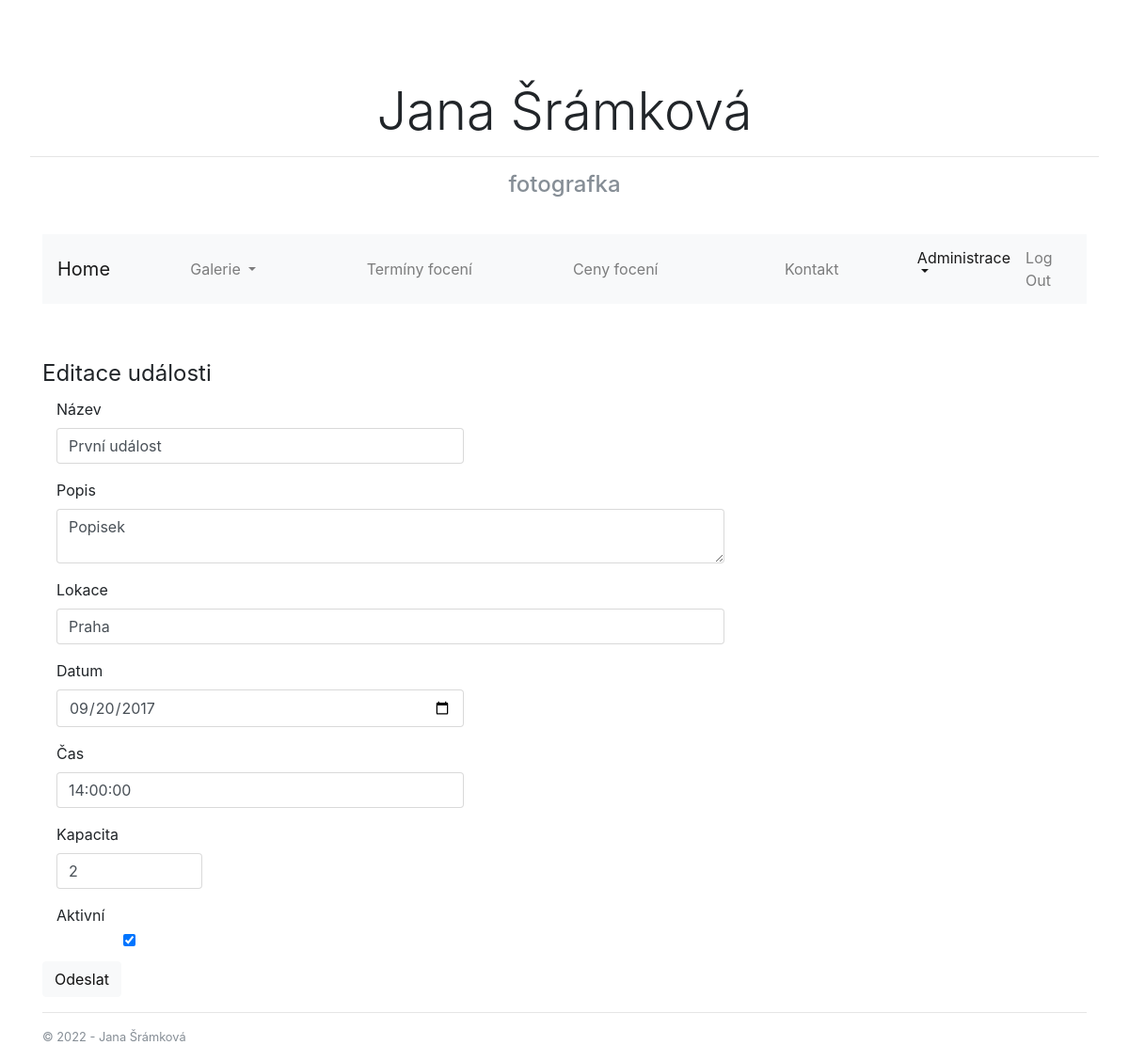
Before: /admin/events/1/edit (signed in) with the older database file.
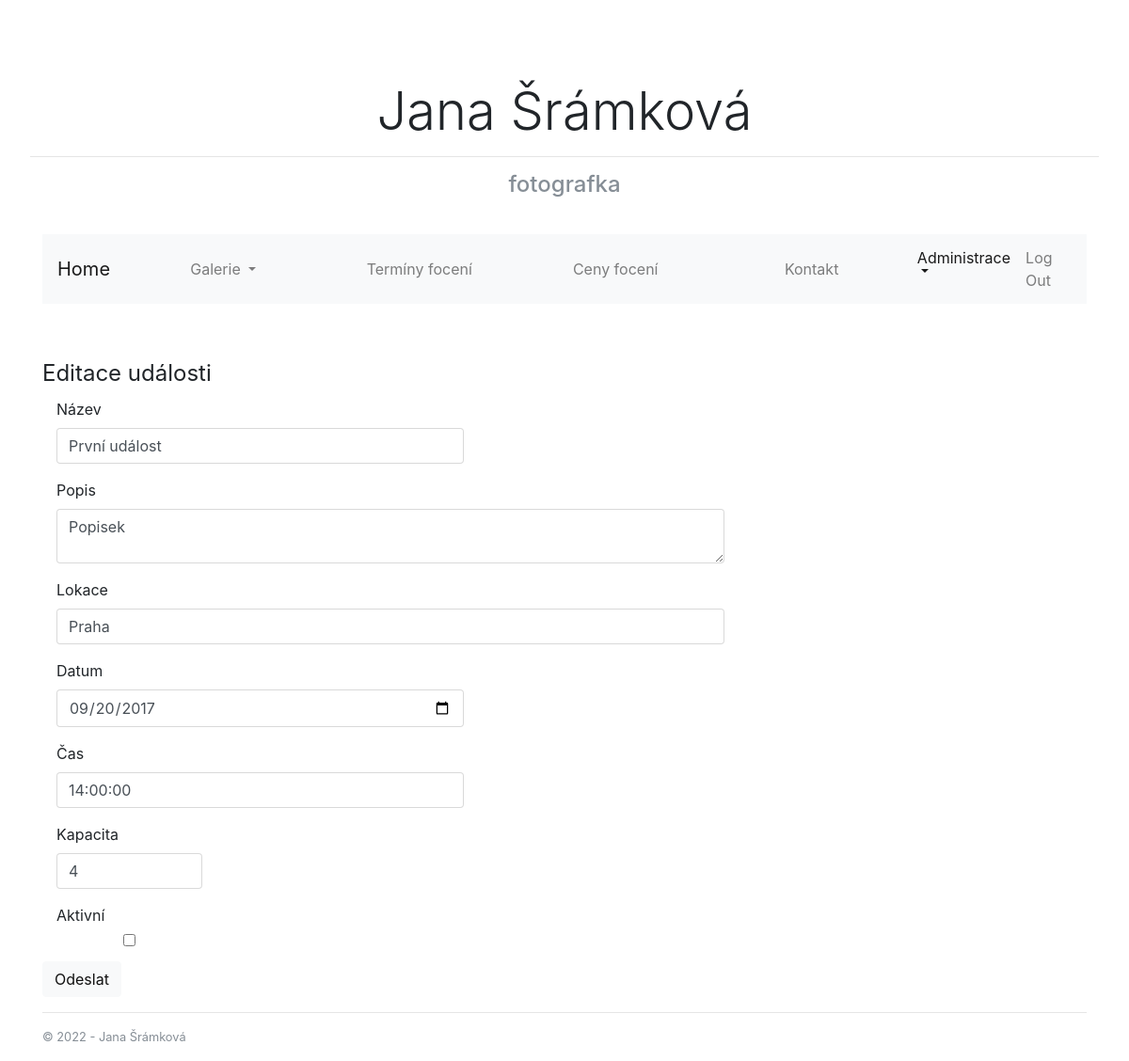
After: the same page with the newer database file.
### AtelierApp/models.py (models this page shows, shortened)
class Event(db.Model):
    __tablename__ = 'events'
    id = db.Column(db.Integer, primary_key=True)
    name = db.Column(db.String(64), index=True, nullable=False)
    description = db.Column(db.Text)
    location = db.Column(db.String(256))
    date = db.Column(db.Date, nullable=False)
    time = db.Column(db.Time)
    capacity = db.Column(db.Integer)
    active = db.Column(db.Boolean, default=True)
    customers = db.relationship('Customer', backref='customer', lazy='dynamic')

### AtelierApp/views.py (the view, shortened to what this page needs)
@app.route('/admin/events/<int:id>/edit', methods=['GET', 'POST'])
@login_required
@required_roles('Admin')
def edit_event(id):
    event = Event.query.filter_by(id=id).first()
    f = EventForm(obj=event)
    return render_template('edit-event.html', form = f, title=u'Editace události', year=datetime.now().year)

### AtelierApp/forms.py
class EventForm(FlaskForm):
    name = StringField(u'Název', validators=[DataRequired(u'Název události musí být vyplněn.'), Length(min=3, max=64, message=u'Název události musí mít 3-64 znaků.')])
    description = TextAreaField(u'Popis')
    location = StringField(u'Lokace', validators=[DataRequired(u'Místo akce je povinné.'), Length(max=256, message=u'Popis lokace může být maximálně 256 znaků dlouhý')])
    date = DateField(u'Datum', format='%Y-%m-%d', validators=[DataRequired(u'Vyberte datum.')])
    time = TimeField(u'Čas', validators=[DataRequired()])
    capacity = IntegerField(u'Kapacita', validators=[DataRequired(u'Vyplňte kapacitu.'), NumberRange(min=1, max=50, message=u'Kapacita 1-50 lidí')])
    active = BooleanField(u'Aktivní', default = True)

### AtelierApp/models.py (called while the page is built)
    @property
    def is_admin(self):
        adminRole = Role.query.filter_by(name='Admin').first()
        return self.role==adminRole

### AtelierApp/views.py (called while the page is built)
@lm.user_loader
def load_user(id):
    return User.query.get(int(id))

@app.before_request
def before_request():
    g.user = current_user

### AtelierApp/templates/edit-event.html (shortened to what this page needs)
﻿{% extends "layout.html" %}
{% block content %}
<div class="well">
    <form class="form-horizontal" action="" method="post" name="add-event">
        <fieldset>
            <legend>Editace události</legend>
            <div class="form-group">
                {{form.name.label(class="col-sm-2 control-label")}}
                <div class="col-sm-5">{{ form.name(class="form-control", placeholder=form.name.description) }}</div>
            </div>
            <div class="form-group">
                {{form.description.label(class="col-sm-2 control-label")}}
                <div class="col-sm-8">{{ form.description(class="form-control", placeholder=form.description.description) }}</div>
            </div>
            <div class="form-group">
                {{form.location.label(class="col-sm-2 control-label")}}
                <div class="col-sm-8">{{ form.location(class="form-control", placeholder=form.location.description) }}</div>
            </div>
            <div class="form-group">
                {{form.date.label(class="col-sm-2 control-label")}}
                <div class="col-sm-5">{{ form.date(class="form-control datepicker", placeholder=form.date.description) }}</div>
            </div>
            <div class="form-group">
                {{form.time.label(class="col-sm-2 control-label")}}
                <div class="col-sm-5">{{ form.time(class="form-control", placeholder=form.time.description) }}</div>
            </div>
            <div class="form-group">
                {{form.capacity.label(class="col-sm-2 control-label")}}
                <div class="col-sm-2">{{ form.capacity(class="form-control", placeholder=form.capacity.description) }}</div>
            </div>
            <div class="form-group">
                {{form.active.label(class="col-sm-2 control-label")}}
                <div class="col-sm-2">{{ form.active(class="form-control", placeholder=form.active.description) }}</div>
            </div>
            <div class="control-group">
                <div class="controls">
                    <input class="btn btn-light" type="submit" value="Odeslat">
                </div>
            </div>
        </fieldset>
    </form>
</div>
{% endblock %}

Changed rows visible on the page:
changed Event "První událost": capacity "2" → "4"; active "☑" → "☐"
